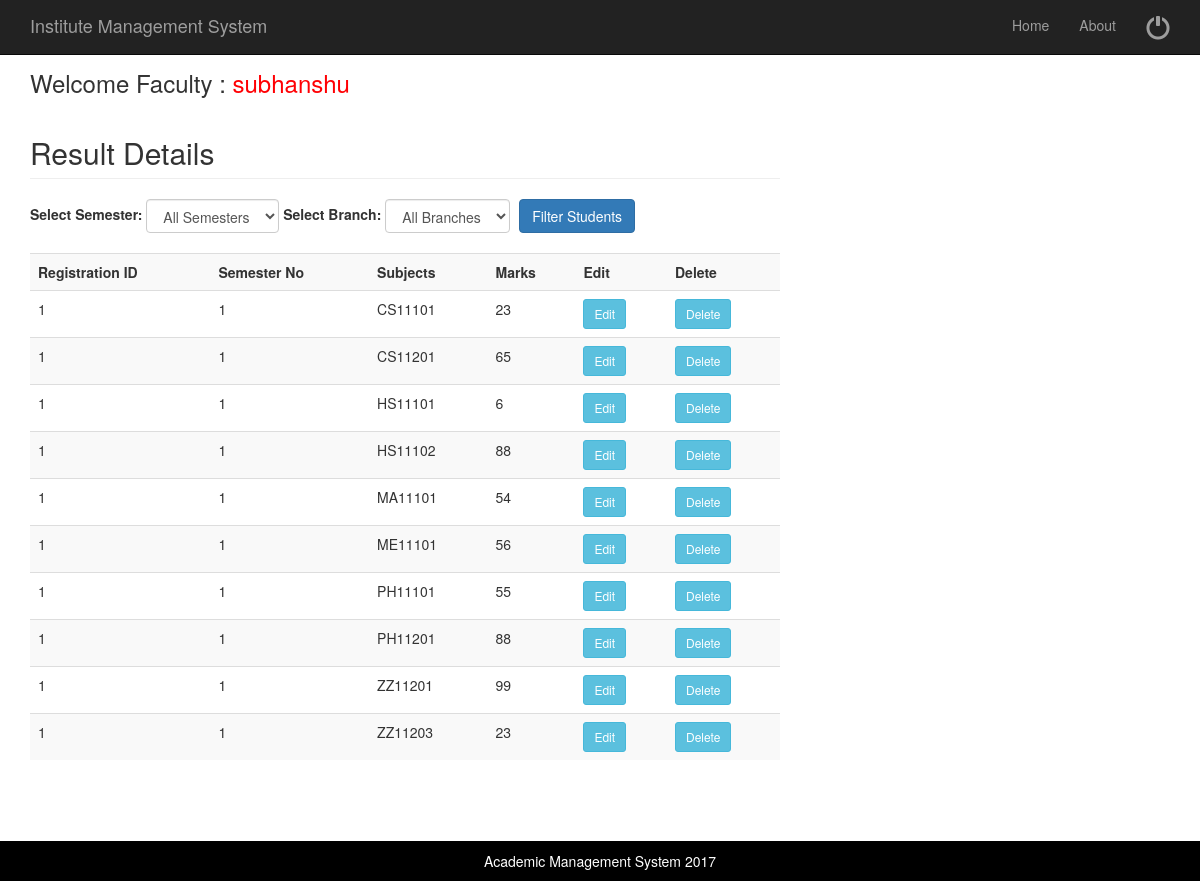
Screenshot of /ResultDetails.php (signed in) with the database file from the repository.
### tables this page shows
CREATE TABLE IF NOT EXISTS `result` (
`RsID` int(11) NOT NULL,
  `RegID` int(11) NOT NULL,
  `SemId` int(11) NOT NULL,
  `SubCode` varchar(50) NOT NULL,
  `Marks` int(11) NOT NULL
);

### ResultDetails.php (the view, shortened to what this page needs)
<?php
$fname = $_SESSION[ "fname" ];
?>
<?php include('fhead.php');  ?>
<div class="container">
	<div class="row">
		<div class="col-md-8">
			<h3> Welcome Faculty : <a href="welcomefaculty.php" ><span style="color:#FF0004"> <?php echo $fname; ?></span></a> </h3>
			<?php
echo "<h2 class='page-header'>Result Details</h2>";
$sql="SELECT * FROM result";
$rs=mysql_query($sql);
if ( isset( $_GET[ 'submit' ] ) ) {
	$selected_sem = $_GET['Semester'];
	$selected_course = $_GET['Course'];
	if($selected_sem != 0 && $selected_course != 0){
		$sql="SELECT * FROM result where RegID in (Select RegID from login where CourseId = ".$selected_course.") and SemId = ".$selected_sem."";
	}
	else if($selected_sem != 0 && $selected_course == 0){
		$sql="SELECT * FROM result where SemId = ".$selected_sem."";
	}
	else if($selected_sem == 0 && $selected_course != 0){
		$sql="SELECT * FROM result where RegID in (Select RegID from login where CourseId = ".$selected_course.")";
	}
	else{
	$sql="SELECT * FROM result";
	}
	$rs=mysql_query($sql);
	?>
<form class='form-inline'>
<div class='form-group'>
  <label for='sem'>Select Semester:</label>
  <select class='form-control' name='Semester' id='sem'>
    <option value='0' <?php if($selected_sem == "0"){ print "selected='selected'"; } ?>>All Semesters</option>
    <option value='1' <?php if($selected_sem == "1"){ print "selected='selected'"; } ?>>1</option>
    <option value='2' <?php if($selected_sem == "2"){ print "selected='selected'"; } ?>>2</option>
    <option value='3' <?php if($selected_sem == "3"){ print "selected='selected'"; } ?>>3</option>
    <option value='4' <?php if($selected_sem == "4"){ print "selected='selected'"; } ?>>4</option>
	<option value='5' <?php if($selected_sem == "5"){ print "selected='selected'"; } ?>>5</option>
    <option value='6' <?php if($selected_sem == "6"){ print "selected='selected'"; } ?>>6</option>
    <option value='7' <?php if($selected_sem == "7"){ print "selected='selected'"; } ?>>7</option>
    <option value='8' <?php if($selected_sem == "8"){ print "selected='selected'"; } ?>>8</option>
  </select>
  </div>
  <div class='form-group'>
<label for='dept'>Select Branch:</label>
  <select class='form-control' id='dept' name='Course'>
    <option value='0' <?php if($selected_course == "0"){ print "selected='selected'"; } ?>>All Branches </option>
    <option value='1' <?php if($selected_course == "1"){ print "selected='selected'"; } ?>>CSE</option>
	<option value='2' <?php if($selected_course == "2"){ print "selected='selected'"; } ?>>ECE</option>
    <option value='3' <?php if($selected_course == "3"){ print "selected='selected'"; } ?>>EEE</option>
  </select>
</div>
<div class='form-group' style='padding-left:5px;'>
<button type='submit' name='submit' class='btn btn-primary'  >Filter Students</button>
</div>
</form></br>
<table class='table table-striped' style='width:100%'>
<tr>
<th>Registration ID</th>
<th>Semester No</th>
<th>Subjects</th>
<th>Marks</th>
<th>Edit</th>
<th>Delete</th>
</tr>
<?php
while($row=mysql_fetch_array($rs))
{
?>
			<tr>
				<td>
					<?PHP echo $row['RegID'];?>
				</td>
				<td>
					<?PHP echo $row['SemId'];?>
				</td>
				<td>
					<?PHP echo $row['SubCode'];?>
				</td>
				<td>
					<?PHP echo $row['Marks'];?>
				</td>
				<td><a href="UpdateResultDetails.php?editid=<?php echo $row['RsID']; ?>"><input type="button" Value="Edit" class="btn btn-info btn-sm"></a>
				</td>
				<td><a href="ResultDetails.php?deleteid=<?php echo $row['RsID']; ?>"><input type="button" Value="Delete" class="btn btn-info btn-sm"></a>
				</td>
			</tr>
			<?php
			}
			?>
			</table>
			<?php
}
else {
?>
<form class='form-inline'>
<div class='form-group'>
  <label for='sem'>Select Semester:</label>
  <select class='form-control' name='Semester' id='sem'>
    <option value='0'>All Semesters</option>
  </select>
  </div>
  <div class='form-group'>
<label for='dept'>Select Branch:</label>
  <select class='form-control' id='dept' name='Course'>
    <option value='0'>All Branches </option>
  </select>
</div>
<div class='form-group' style='padding-left:5px;'>
<button type='submit' name='submit' class='btn btn-primary'  >Filter Students</button>
</div>
</form></br>
<table class='table table-striped' style='width:100%'>
<tr>
<th>Registration ID</th>
<th>Semester No</th>
<th>Subjects</th>
<th>Marks</th>
<th>Edit</th>
<th>Delete</th>
</tr>
<?php
while($row=mysql_fetch_array($rs))
{
?>
			<tr>
				<td>
					<?PHP echo $row['RegID'];?>
				</td>
				<td>
					<?PHP echo $row['SemId'];?>
				</td>
				<td>
					<?PHP echo $row['SubCode'];?>
				</td>
				<td>
					<?PHP echo $row['Marks'];?>
				</td>
				<td><a href="UpdateResultDetails.php?editid=<?php echo $row['RsID']; ?>"><input type="button" Value="Edit" class="btn btn-info btn-sm"></a>
				</td>
				<td><a href="ResultDetails.php?deleteid=<?php echo $row['RsID']; ?>"><input type="button" Value="Delete" class="btn btn-info btn-sm"></a>
				</td>
			</tr>
			<?php
			}
			?>
			</table>
<?php
			}
			?>
		</div>
	</div>
	<?php include('allfoot.php');  ?>

### fhead.php (shortened to what this page needs)
<!doctype html>
<html lang="en">
<head>
    <link href="css/bootstrap.min.css" rel="stylesheet">
    <link href="css/modern-business.css" rel="stylesheet">
    <link href="font-awesome/css/font-awesome.min.css" rel="stylesheet" type="text/css">
</head>
<body>
<header>
    <nav class="navbar navbar-inverse navbar-fixed-top" role="navigation">
        <div class="container">
            <div class="navbar-header">
                <a class="navbar-brand" href="index">Institute Management System</a>
            </div>
            <div class="collapse navbar-collapse" id="bs-example-navbar-collapse-1">
                <ul class="nav navbar-nav navbar-right">
                    <li>
                        <a href="welcomefaculty">Home</a>
                    </li>
                       <li>
                        <a href="about">About</a>
                    </li>
					 <li>
                        <a href="logoutfaculty" style="font-size: x-large;"><span class="glyphicon glyphicon-off title=" title="logout"></span> </a>
                    </li>
                </ul>
            </div>
        </div>
    </nav>
</header>

### allfoot.php (shortened to what this page needs)
        <footer>
            <div class="row">
                <div class="col-lg-12">
                    <p class="footer text-center"> Academic Management System 2017</p>
                </div>
            </div>
        </footer>
    </div>
</body>
</html>

### css/modern-business.css (style rules this page uses)
html, body { height: 100%; }
body { padding-top: 50px; }
footer { margin: 50px 0; }

### allfoot.php (style rules this page uses)
.footer { background: #000; padding: 10px 0px; color: #fff;position: fixed;left: 0; right: 0;bottom: -10px; }

### rows the page displays
result: RegID "1", SemId "1", SubCode "CS11101", Marks "23"
result: RegID "1", SemId "1", SubCode "CS11201", Marks "65"
result: RegID "1", SemId "1", SubCode "HS11101", Marks "6"
result: RegID "1", SemId "1", SubCode "HS11102", Marks "88"
result: RegID "1", SemId "1", SubCode "MA11101", Marks "54"
result: RegID "1", SemId "1", SubCode "ME11101", Marks "56"
result: RegID "1", SemId "1", SubCode "PH11101", Marks "55"
result: RegID "1", SemId "1", SubCode "PH11201", Marks "88"
result: RegID "1", SemId "1", SubCode "ZZ11201", Marks "99"
result: RegID "1", SemId "1", SubCode "ZZ11203", Marks "23"

### other values shown
$fname "subhanshu"
